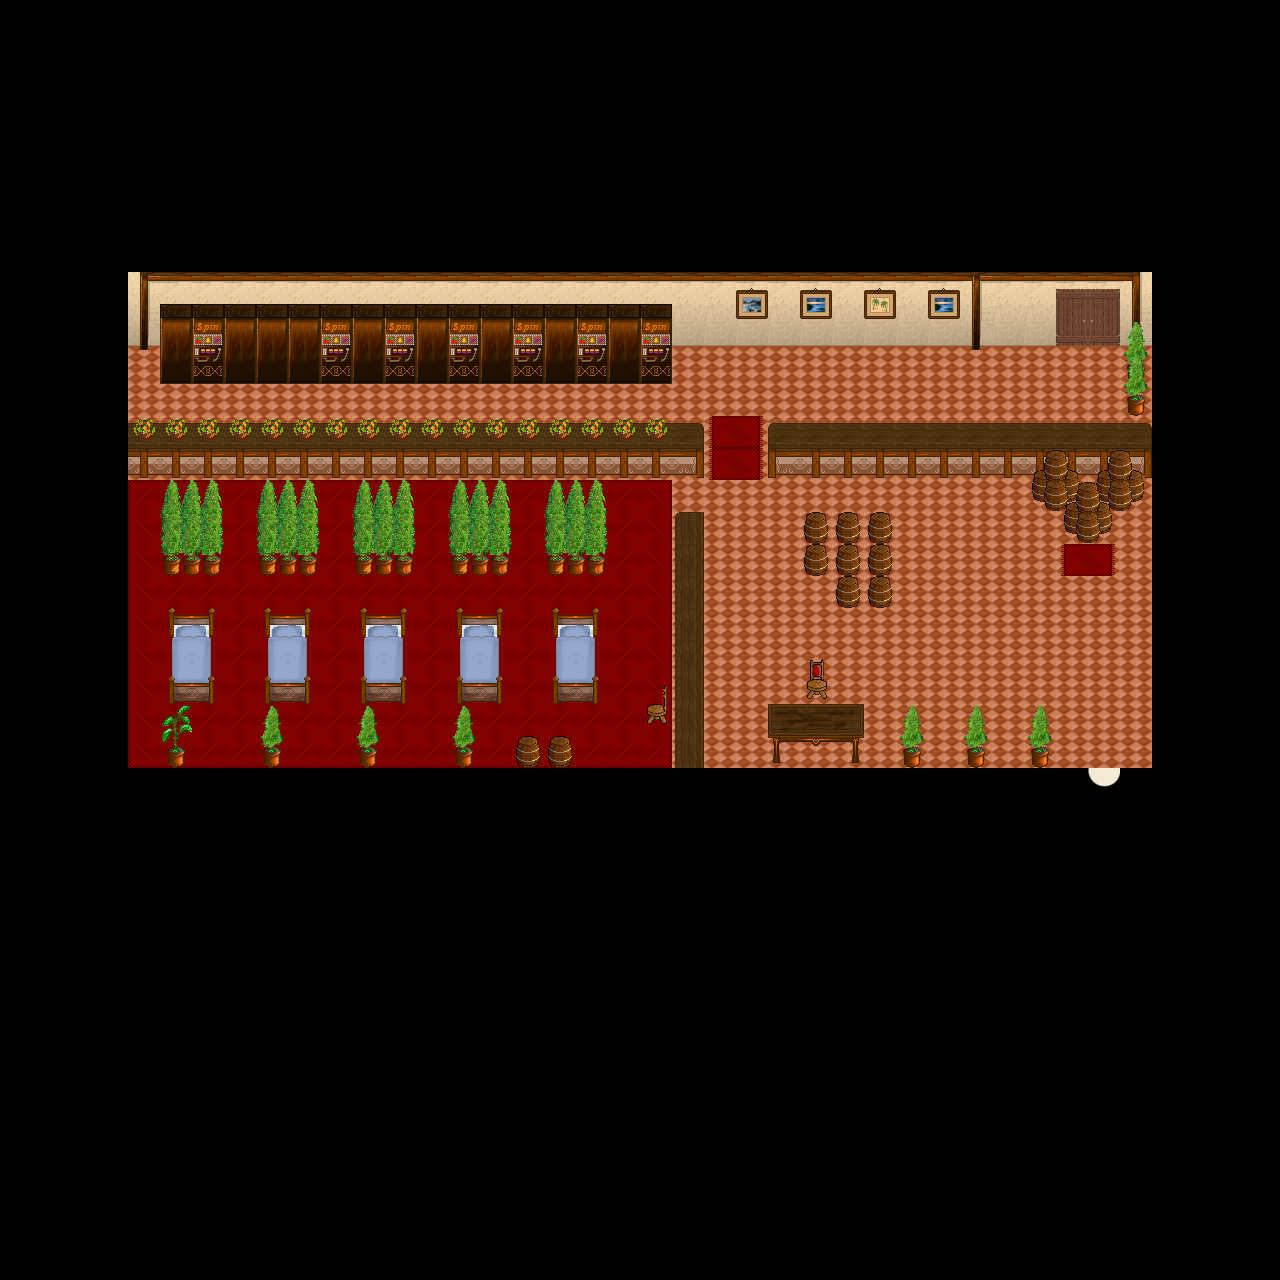

A level layout from a 2D game, rendered from its tile map. Below: a short description, then the map file with tile-grid data replaced by summaries:
An orthogonal 40x40 tile map with 32x32 px tiles, 4 tile layers (Ground, Ground, Fringe, Over), 1 hidden layer not drawn, 7 tilesets and 2 objects (SCRIPT, WARP).

<map version="1.0" orientation="orthogonal" width="40" height="40" tilewidth="32" tileheight="32">
 <properties>
  <property name="music" value="inside.ogg" />
 </properties>
 <tileset firstgid="1" name="collision1_32_32" tilewidth="32" tileheight="32">
  <image source="../graphics/tiles/collision1_32_32.png" width="1024" height="1024" />
 </tileset>
 <tileset firstgid="1025" name="indoor3_32_32" tilewidth="32" tileheight="32">
  <image source="../graphics/tiles/indoor3_32_32.png" width="1024" height="1024" />
 </tileset>
 <tileset firstgid="2049" name="misc1_32_32" tilewidth="32" tileheight="32">
  <image source="../graphics/tiles/misc1_32_32.png" width="1024" height="1024" />
 </tileset>
 <tileset firstgid="3073" name="indoor2_32_64" tilewidth="32" tileheight="64">
  <image source="../graphics/tiles/indoor2_32_64.png" width="1024" height="1024" />
 </tileset>
 <tileset firstgid="3585" name="indoor2_32_96" tilewidth="32" tileheight="96">
  <image source="../graphics/tiles/indoor2_32_96.png" width="1024" height="960" />
 </tileset>
 <tileset firstgid="3905" name="indoor1_32_128" tilewidth="32" tileheight="128">
  <image source="../graphics/tiles/indoor1_32_128.png" width="1024" height="1024" />
 </tileset>
 <tileset firstgid="4161" name="indoor2_32_64" tilewidth="32" tileheight="64">
  <image source="../graphics/tiles/indoor2_32_64.png" width="1024" height="1024" />
 </tileset>
 <layer name="Ground" width="40" height="40">
  <data>[1600 cells, 1600 non-empty, 20 distinct tile ids]</data>
 </layer>
 <layer name="Ground" width="40" height="40">
  <data>[1600 cells, 37 non-empty, 8 distinct tile ids]</data>
 </layer>
 <layer name="Fringe" width="40" height="40">
  <data>[1600 cells, 133 non-empty, 32 distinct tile ids]</data>
 </layer>
 <layer name="Over" width="40" height="40">
  <data>[1600 cells, 0 non-empty, 0 distinct tile ids]</data>
 </layer>
 <layer name="Collision" width="40" height="40" visible="0">
  <data>[1600 cells, 1330 non-empty, 1 distinct tile ids]</data>
 </layer>
 <objectgroup name="Object" width="40" height="40">
  <object name="External Map Events" type="SCRIPT" x="0" y="0">
   <properties>
    <property name="FILENAME" value="scripts/maps/iw-ipsum-house01-o00-o00-o00.lua" />
   </properties>
  </object>
  <object name="Warp To Eingang XCF" type="WARP" x="1089" y="768" width="32" height="32">
   <properties>
    <property name="DEST_MAP" value="ow-o0000-o0000-o0000" />
    <property name="DEST_X" value="4352" />
    <property name="DEST_Y" value="3380" />
   </properties>
  </object>
 </objectgroup>
</map>
